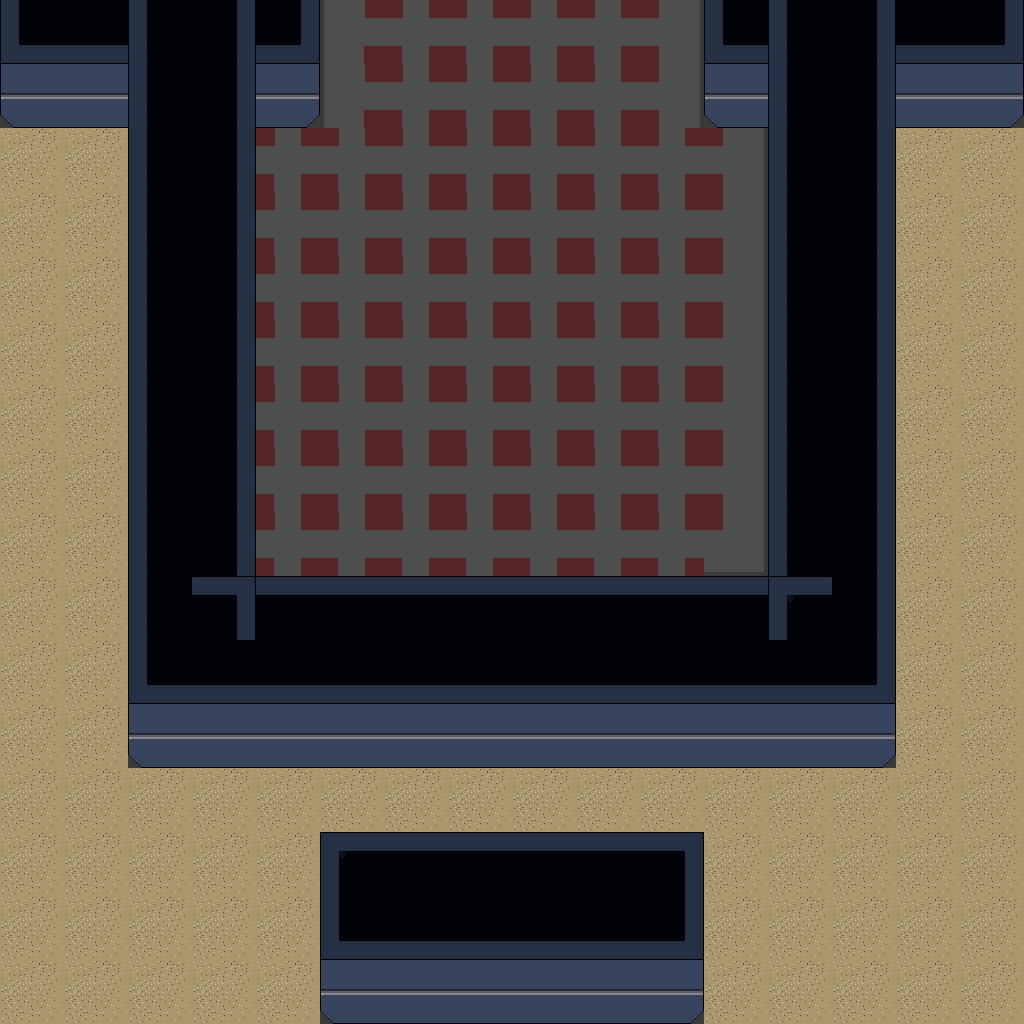

This game map was drawn from its Tiled (.tmx) file and the tilesets committed beside it. A one-line description and the full map source follow:
An orthogonal 16x16 tile map with 64x64 px tiles, 1 tile layer (Tile Layer 1).

<map version="1.0" orientation="orthogonal" renderorder="left-down" width="16" height="16" tilewidth="64" tileheight="64" nextobjectid="1">
 <properties>
  <property name="unity:scale" value=".009" />
 </properties>
 <tileset firstgid="1" name="Map Tiles" tilewidth="64" tileheight="64" tilecount="64" columns="8">
  <image source="../Sprites/Map Tiles.png" width="512" height="512" />
 </tileset>
 <layer name="Tile Layer 1" width="16" height="16">
  <data encoding="csv">
14,15,2,10,16,11,12,12,12,12,13,14,2,10,15,16,
22,23,2,10,24,11,12,12,12,12,13,22,2,10,23,24,
1,1,2,10,12,12,12,12,12,12,12,13,2,10,1,1,
1,1,2,10,12,12,12,12,12,12,12,13,2,10,1,1,
1,1,2,10,12,12,12,12,12,12,12,13,2,10,1,1,
1,1,2,10,12,12,12,12,12,12,12,13,2,10,1,1,
1,1,2,10,12,12,12,12,12,12,12,13,2,10,1,1,
1,1,2,10,12,12,12,12,12,12,12,13,2,10,1,1,
1,1,2,10,12,12,12,12,12,12,12,21,2,10,1,1,
1,1,2,8,7,7,7,7,7,7,7,7,6,10,1,1,
1,1,14,15,15,15,15,15,15,15,15,15,15,16,1,1,
1,1,22,23,23,23,23,23,23,23,23,23,23,24,1,1,
1,1,1,1,1,1,1,1,1,1,1,1,1,1,1,1,
1,1,1,1,1,6,7,7,7,7,8,1,1,1,1,1,
1,1,1,1,1,14,15,15,15,15,16,1,1,1,1,1,
1,1,1,1,1,22,23,23,23,23,24,1,1,1,1,1
</data>
 </layer>
</map>